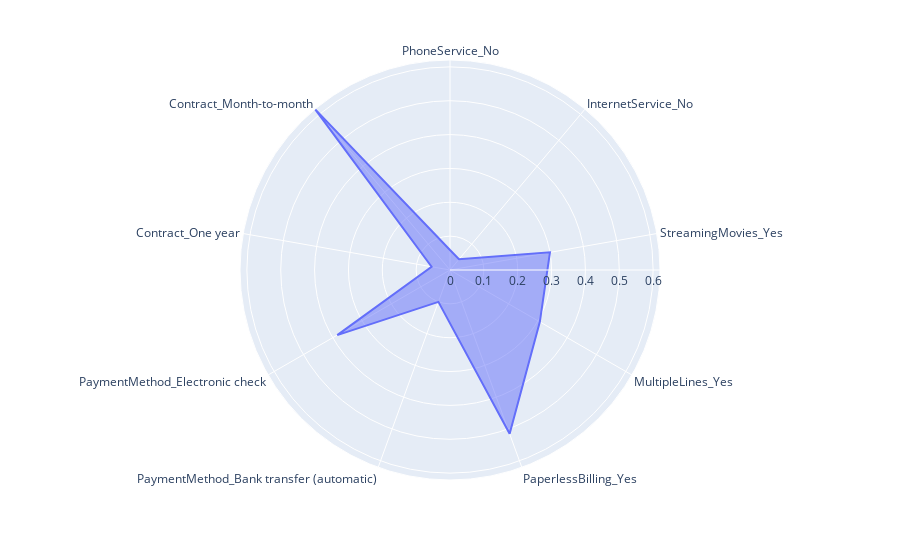

Write notebook code for a chart like this one.
### Code cell
fig = px.line_polar (r=r, theta=theta, line_close=True)
fig.update_traces(fill='toself')
fig.show()

### Figure 1 — Plotly figure (JSON) as saved in the notebook; plotly's stock layout.template omitted (floating-point values rounded to 4 significant figures)
{"data": [{"fill": "toself", "hoverlabel": {"namelength": 0}, "hovertemplate": "r=%{r}<br>theta=%{theta}", "legendgroup": "", "line": {"color": "#636efa", "dash": "solid"}, "mode": "lines", "name": "", "r": [0.05894, 0.04126, 0.2998, 0.3065, 0.515, 0.1002, 0.3846, 0.05525, 0.6203, 0.05894], "showlegend": false, "subplot": "polar", "theta": ["PhoneService_No", "InternetService_No", "StreamingMovies_Yes", "MultipleLines_Yes", "PaperlessBilling_Yes", "PaymentMethod_Bank transfer (automatic)", "PaymentMethod_Electronic check", "Contract_One year", "Contract_Month-to-month", "PhoneService_No"], "type": "scatterpolar"}], "layout": {"legend": {"tracegroupgap": 0}, "margin": {"t": 60}, "polar": {"angularaxis": {"direction": "clockwise", "rotation": 90}, "domain": {"x": [0, 1], "y": [0, 1]}}}}
